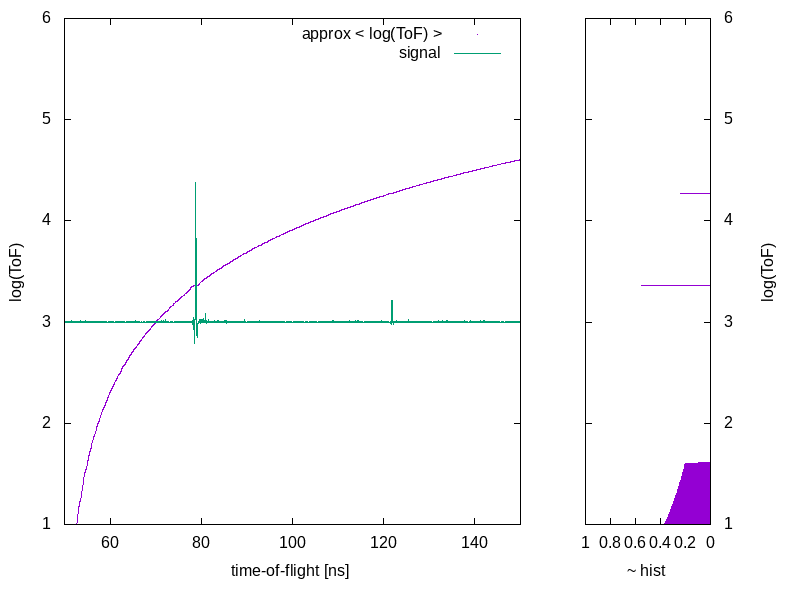

Recreate this plot in gnuplot.
#!/usr/bin/gnuplot -persist
#
#    
#    	G N U P L O T
#    	Version 5.2 patchlevel 8    last modified 2019-12-01 
#    
#    	Copyright (C) 1986-1993, 1998, 2004, 2007-2019
#    	Thomas Williams, Colin Kelley and many others
#    
#    	gnuplot home:     http://www.gnuplot.info
#    	faq, bugs, etc:   type "help FAQ"
#    	immediate help:   type "help"  (plot window: hit 'h')
# set terminal qt 0 font "Sans,9"
# set output
unset clip points
set clip one
unset clip two
set errorbars front 1.000000 
set border 31 front lt black linewidth 1.000 dashtype solid
set zdata 
set ydata 
set xdata 
set y2data 
set x2data 
set boxwidth
set style fill  empty border
set style rectangle back fc  bgnd fillstyle   solid 1.00 border lt -1
set style circle radius graph 0.02 
set style ellipse size graph 0.05, 0.03 angle 0 units xy
set dummy x, y
set format x "% h" 
set format y "% h" 
set format x2 "% h" 
set format y2 "% h" 
set format z "% h" 
set format cb "% h" 
set format r "% h" 
set ttics format "% h"
set timefmt "%d/%m/%y,%H:%M"
set angles radians
set tics back
unset grid
unset raxis
set theta counterclockwise right
set style parallel front  lt black linewidth 2.000 dashtype solid
set key title "" center
set key fixed right top vertical Right noreverse enhanced autotitle nobox
set key noinvert samplen 4 spacing 1 width 0 height 0 
set key maxcolumns 0 maxrows 0
set key noopaque
unset label
unset arrow
set style increment default
unset style line
unset style arrow
set style histogram clustered gap 2 title textcolor lt -1
unset object
set style textbox transparent margins  1.0,  1.0 border  lt -1 linewidth  1.0
set offsets 0, 0, 0, 0
set pointsize 1
set pointintervalbox 1
set encoding default
unset polar
unset parametric
unset decimalsign
unset micro
unset minussign
set view 60, 30, 1, 1
set view azimuth 0
set rgbmax 255
set samples 100, 100
set isosamples 10, 10
set surface 
unset contour
set cntrlabel  format '%8.3g' font '' start 5 interval 20
set mapping cartesian
set datafile separator whitespace
unset hidden3d
set cntrparam order 4
set cntrparam linear
set cntrparam levels 5
set cntrparam levels auto
set cntrparam firstlinetype 0 unsorted
set cntrparam points 5
set size ratio 0 1,1
set origin 0,0
set style data dots
set style function lines
unset xzeroaxis
unset yzeroaxis
unset zzeroaxis
unset x2zeroaxis
unset y2zeroaxis
set xyplane relative 0.5
set tics scale  1, 0.5, 1, 1, 1
set mxtics default
set mytics default
set mztics default
set mx2tics default
set my2tics default
set mcbtics default
set mrtics default
set nomttics
set xtics border in scale 1,0.5 mirror norotate  autojustify
set xtics  norangelimit autofreq 
set ytics border in scale 1,0.5 mirror norotate  autojustify
set ytics  norangelimit autofreq 
set ztics border in scale 1,0.5 nomirror norotate  autojustify
set ztics  norangelimit autofreq 
unset x2tics
unset y2tics
set cbtics border in scale 1,0.5 mirror norotate  autojustify
set cbtics  norangelimit autofreq 
set rtics axis in scale 1,0.5 nomirror norotate  autojustify
set rtics  norangelimit autofreq 
unset ttics
set title "" 
set title  font "" textcolor lt -1 norotate
set timestamp bottom 
set timestamp "" 
set timestamp  font "" textcolor lt -1 norotate
set trange [ * : * ] noreverse nowriteback
set urange [ * : * ] noreverse nowriteback
set vrange [ * : * ] noreverse nowriteback
set xlabel "" 
set xlabel  font "" textcolor lt -1 norotate
set x2label "" 
set x2label  font "" textcolor lt -1 norotate
set xrange [ 50.0000 : 150.000 ] noreverse writeback
set x2range [ 49.1319 : 416.651 ] noreverse writeback
set ylabel "" 
set ylabel  font "" textcolor lt -1 rotate
set y2label "" 
set y2label  font "" textcolor lt -1 rotate
set yrange [ 2.00000 : 4.00000 ] noreverse writeback
set y2range [2 : 4 ] noreverse writeback
set zlabel "" 
set zlabel  font "" textcolor lt -1 norotate
set zrange [ * : * ] noreverse writeback
set cblabel "" 
set cblabel  font "" textcolor lt -1 rotate
set cbrange [ * : * ] noreverse writeback
set rlabel "" 
set rlabel  font "" textcolor lt -1 norotate
set rrange [ * : * ] noreverse writeback
unset logscale
unset jitter
set zero 1e-08
set lmargin  -1
set bmargin  -1
set rmargin  -1
set tmargin  -1
set locale "en_US.UTF-8"
set pm3d explicit at s
set pm3d scansautomatic
set pm3d interpolate 1,1 flush begin noftriangles noborder corners2color mean
set pm3d nolighting
set palette positive nops_allcF maxcolors 0 gamma 1.5 color model RGB 
set palette rgbformulae 7, 5, 15
set colorbox default
set colorbox vertical origin screen 0.9, 0.2 size screen 0.05, 0.6 front  noinvert bdefault
set style boxplot candles range  1.50 outliers pt 7 separation 1 labels auto unsorted
set loadpath 
set fontpath 
set psdir
set fit brief errorvariables nocovariancevariables errorscaling prescale nowrap v5
GNUTERM = "qt"
file = "waveforms/08_14_2020/walkwayToF_70V_NoAmp_unlessNoted/370V_1970V_2370V/2020_08_14_17_49_15.logtimes"
timesfile = "waveforms/08_14_2020/walkwayToF_70V_NoAmp_unlessNoted/370V_1970V_2370V/2020_08_14_17_49_15.back"
histfile = "waveforms/08_14_2020/walkwayToF_70V_NoAmp_unlessNoted/370V_1970V_2370V/2020_08_14_17_49_15.histlogtimes"
histsumfile = "waveforms/08_14_2020/walkwayToF_70V_NoAmp_unlessNoted/370V_1970V_2370V/2020_08_14_17_49_15.cumhistlogtimes"
## Last datafile plotted: "waveforms/08_14_2020/walkwayToF_70V_NoAmp_unlessNoted/370V_1970V_2370V/2020_08_14_17_49_15.back"
set term png size 800,600
set output sprintf('figs/plotting.histogramming.%i.png',5)
set multiplot
set origin 0,0
set tmargin screen .97
set bmargin screen .125
set size .7,1
set xlabel 'time-of-flight [ns]'
set ylabel 'log(ToF)'
plot file u 1:5 title 'approx < log(ToF) >',timesfile u 1:(3+$5*1e4) w histeps title 'signal'
set size .3,1
set origin .7,0
set xrange [1:0]
unset ytics
unset ylabel
set y2label 'log(ToF)' offset 1,0
set y2tics mirror
set xlabel '\~ hist'
s=1.e-2
plot histfile u 5:1 w lines axes x1y2 notitle,histsumfile u ($2*s):1 w lines axes x1y2
unset multiplot
#    EOF
